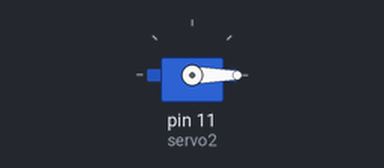
Bench run of a sketch on a simulated Arduino Uno, built with avr-gcc and run on an emulated ATmega328P. Shown: servo.

Above: at 0.55 s.
Timing chart, 0 to 3.5 s (numbered marks = the images above):
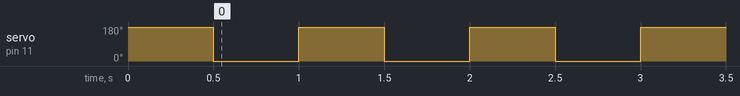

The sketch:

ServoHN.ino
```cpp
#include <Servo.h>

Servo servo2;
void setup() {
  // put your setup code here, to run once:
  servo2.attach(11);   //スイッチ用
    servo2.write(180);
  delay(500);
}
void loop() {
  // put your main code here, to run repeatedly:
  servo2.write(0);
  delay(500);
  servo2.write(180);
  delay(500);
}
```

Measured:
- by itself, servo on pin 11 (servo2): alternates 180° for 0.50 s and 0° for 0.50 s
